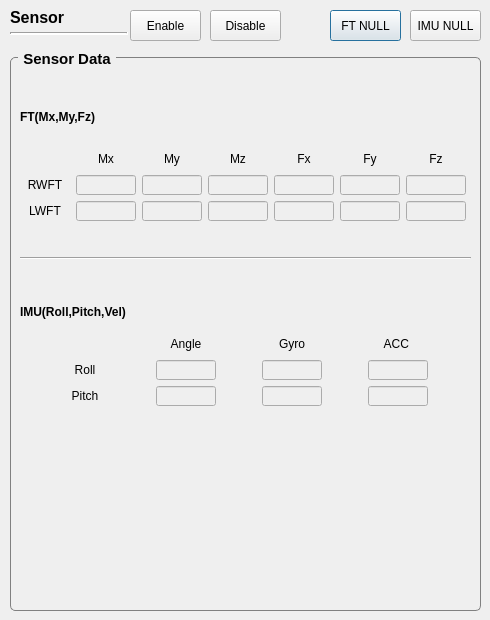
<?xml version="1.0" encoding="UTF-8"?>
<ui version="4.0">
 <class>SensorDialog</class>
 <widget class="QDialog" name="SensorDialog">
  <property name="geometry">
   <rect>
    <x>0</x>
    <y>0</y>
    <width>490</width>
    <height>620</height>
   </rect>
  </property>
  <property name="windowTitle">
   <string>Dialog</string>
  </property>
  <widget class="QGroupBox" name="groupBox">
   <property name="geometry">
    <rect>
     <x>10</x>
     <y>50</y>
     <width>471</width>
     <height>561</height>
    </rect>
   </property>
   <property name="font">
    <font>
     <pointsize>11</pointsize>
     <weight>75</weight>
     <bold>true</bold>
    </font>
   </property>
   <property name="styleSheet">
    <string notr="true">QGroupBox {
    border: 1px solid gray;
    border-radius: 5px;
    margin-top: 7px;
}

QGroupBox::title {
    subcontrol-origin: margin;
    left: 8px;
    padding: 0 3px 0 3px;
}

</string>
   </property>
   <property name="title">
    <string>Sensor Data</string>
   </property>
   <widget class="Line" name="line_2">
    <property name="geometry">
     <rect>
      <x>10</x>
      <y>200</y>
      <width>451</width>
      <height>16</height>
     </rect>
    </property>
    <property name="orientation">
     <enum>Qt::Horizontal</enum>
    </property>
   </widget>
   <widget class="QWidget" name="">
    <property name="geometry">
     <rect>
      <x>10</x>
      <y>245</y>
      <width>451</width>
      <height>111</height>
     </rect>
    </property>
    <layout class="QVBoxLayout" name="verticalLayout">
     <item>
      <widget class="QLabel" name="label_63">
       <property name="font">
        <font>
         <pointsize>9</pointsize>
         <weight>75</weight>
         <bold>true</bold>
        </font>
       </property>
       <property name="text">
        <string>IMU(Roll,Pitch,Vel)</string>
       </property>
       <property name="alignment">
        <set>Qt::AlignLeading|Qt::AlignLeft|Qt::AlignVCenter</set>
       </property>
      </widget>
     </item>
     <item>
      <layout class="QGridLayout" name="gridLayout_15">
       <item row="3" column="1">
        <widget class="QLineEdit" name="LE_SENSOR_CIMU_PITCH">
         <property name="enabled">
          <bool>false</bool>
         </property>
         <property name="sizePolicy">
          <sizepolicy hsizetype="Fixed" vsizetype="Fixed">
           <horstretch>0</horstretch>
           <verstretch>0</verstretch>
          </sizepolicy>
         </property>
         <property name="minimumSize">
          <size>
           <width>60</width>
           <height>20</height>
          </size>
         </property>
         <property name="maximumSize">
          <size>
           <width>60</width>
           <height>20</height>
          </size>
         </property>
         <property name="font">
          <font>
           <pointsize>9</pointsize>
          </font>
         </property>
         <property name="alignment">
          <set>Qt::AlignRight|Qt::AlignTrailing|Qt::AlignVCenter</set>
         </property>
         <property name="readOnly">
          <bool>true</bool>
         </property>
        </widget>
       </item>
       <item row="3" column="2">
        <widget class="QLineEdit" name="LE_SENSOR_CIMU_PITCH_VEL">
         <property name="enabled">
          <bool>false</bool>
         </property>
         <property name="sizePolicy">
          <sizepolicy hsizetype="Fixed" vsizetype="Fixed">
           <horstretch>0</horstretch>
           <verstretch>0</verstretch>
          </sizepolicy>
         </property>
         <property name="minimumSize">
          <size>
           <width>60</width>
           <height>20</height>
          </size>
         </property>
         <property name="maximumSize">
          <size>
           <width>60</width>
           <height>20</height>
          </size>
         </property>
         <property name="font">
          <font>
           <pointsize>9</pointsize>
          </font>
         </property>
         <property name="alignment">
          <set>Qt::AlignRight|Qt::AlignTrailing|Qt::AlignVCenter</set>
         </property>
         <property name="readOnly">
          <bool>true</bool>
         </property>
        </widget>
       </item>
       <item row="3" column="0">
        <widget class="QLabel" name="label_53">
         <property name="sizePolicy">
          <sizepolicy hsizetype="Fixed" vsizetype="Fixed">
           <horstretch>0</horstretch>
           <verstretch>0</verstretch>
          </sizepolicy>
         </property>
         <property name="minimumSize">
          <size>
           <width>50</width>
           <height>20</height>
          </size>
         </property>
         <property name="maximumSize">
          <size>
           <width>50</width>
           <height>20</height>
          </size>
         </property>
         <property name="font">
          <font>
           <pointsize>9</pointsize>
          </font>
         </property>
         <property name="text">
          <string>Pitch</string>
         </property>
         <property name="alignment">
          <set>Qt::AlignCenter</set>
         </property>
        </widget>
       </item>
       <item row="3" column="3">
        <widget class="QLineEdit" name="LE_SENSOR_CIMU_PITCH_ACC">
         <property name="enabled">
          <bool>false</bool>
         </property>
         <property name="sizePolicy">
          <sizepolicy hsizetype="Fixed" vsizetype="Fixed">
           <horstretch>0</horstretch>
           <verstretch>0</verstretch>
          </sizepolicy>
         </property>
         <property name="minimumSize">
          <size>
           <width>60</width>
           <height>20</height>
          </size>
         </property>
         <property name="maximumSize">
          <size>
           <width>60</width>
           <height>20</height>
          </size>
         </property>
         <property name="font">
          <font>
           <pointsize>9</pointsize>
          </font>
         </property>
         <property name="alignment">
          <set>Qt::AlignRight|Qt::AlignTrailing|Qt::AlignVCenter</set>
         </property>
         <property name="readOnly">
          <bool>true</bool>
         </property>
        </widget>
       </item>
       <item row="0" column="3">
        <widget class="QLabel" name="label_60">
         <property name="sizePolicy">
          <sizepolicy hsizetype="Fixed" vsizetype="Fixed">
           <horstretch>0</horstretch>
           <verstretch>0</verstretch>
          </sizepolicy>
         </property>
         <property name="minimumSize">
          <size>
           <width>60</width>
           <height>20</height>
          </size>
         </property>
         <property name="maximumSize">
          <size>
           <width>60</width>
           <height>20</height>
          </size>
         </property>
         <property name="font">
          <font>
           <pointsize>9</pointsize>
          </font>
         </property>
         <property name="text">
          <string>ACC </string>
         </property>
         <property name="alignment">
          <set>Qt::AlignCenter</set>
         </property>
        </widget>
       </item>
       <item row="0" column="1">
        <widget class="QLabel" name="label_52">
         <property name="sizePolicy">
          <sizepolicy hsizetype="Fixed" vsizetype="Fixed">
           <horstretch>0</horstretch>
           <verstretch>0</verstretch>
          </sizepolicy>
         </property>
         <property name="minimumSize">
          <size>
           <width>60</width>
           <height>20</height>
          </size>
         </property>
         <property name="maximumSize">
          <size>
           <width>60</width>
           <height>20</height>
          </size>
         </property>
         <property name="font">
          <font>
           <pointsize>9</pointsize>
          </font>
         </property>
         <property name="text">
          <string>Angle</string>
         </property>
         <property name="alignment">
          <set>Qt::AlignCenter</set>
         </property>
        </widget>
       </item>
       <item row="1" column="0" rowspan="2">
        <widget class="QLabel" name="label_54">
         <property name="sizePolicy">
          <sizepolicy hsizetype="Fixed" vsizetype="Fixed">
           <horstretch>0</horstretch>
           <verstretch>0</verstretch>
          </sizepolicy>
         </property>
         <property name="minimumSize">
          <size>
           <width>50</width>
           <height>20</height>
          </size>
         </property>
         <property name="maximumSize">
          <size>
           <width>50</width>
           <height>20</height>
          </size>
         </property>
         <property name="font">
          <font>
           <pointsize>9</pointsize>
          </font>
         </property>
         <property name="text">
          <string>Roll</string>
         </property>
         <property name="alignment">
          <set>Qt::AlignCenter</set>
         </property>
        </widget>
       </item>
       <item row="1" column="1" rowspan="2">
        <widget class="QLineEdit" name="LE_SENSOR_CIMU_ROLL">
         <property name="enabled">
          <bool>false</bool>
         </property>
         <property name="sizePolicy">
          <sizepolicy hsizetype="Fixed" vsizetype="Fixed">
           <horstretch>0</horstretch>
           <verstretch>0</verstretch>
          </sizepolicy>
         </property>
         <property name="minimumSize">
          <size>
           <width>60</width>
           <height>20</height>
          </size>
         </property>
         <property name="maximumSize">
          <size>
           <width>60</width>
           <height>20</height>
          </size>
         </property>
         <property name="font">
          <font>
           <pointsize>9</pointsize>
          </font>
         </property>
         <property name="alignment">
          <set>Qt::AlignRight|Qt::AlignTrailing|Qt::AlignVCenter</set>
         </property>
         <property name="readOnly">
          <bool>true</bool>
         </property>
        </widget>
       </item>
       <item row="1" column="2" rowspan="2">
        <widget class="QLineEdit" name="LE_SENSOR_CIMU_ROLL_VEL">
         <property name="enabled">
          <bool>false</bool>
         </property>
         <property name="sizePolicy">
          <sizepolicy hsizetype="Fixed" vsizetype="Fixed">
           <horstretch>0</horstretch>
           <verstretch>0</verstretch>
          </sizepolicy>
         </property>
         <property name="minimumSize">
          <size>
           <width>60</width>
           <height>20</height>
          </size>
         </property>
         <property name="maximumSize">
          <size>
           <width>60</width>
           <height>20</height>
          </size>
         </property>
         <property name="font">
          <font>
           <pointsize>9</pointsize>
          </font>
         </property>
         <property name="alignment">
          <set>Qt::AlignRight|Qt::AlignTrailing|Qt::AlignVCenter</set>
         </property>
         <property name="readOnly">
          <bool>true</bool>
         </property>
        </widget>
       </item>
       <item row="1" column="3" rowspan="2">
        <widget class="QLineEdit" name="LE_SENSOR_CIMU_ROLL_ACC">
         <property name="enabled">
          <bool>false</bool>
         </property>
         <property name="sizePolicy">
          <sizepolicy hsizetype="Fixed" vsizetype="Fixed">
           <horstretch>0</horstretch>
           <verstretch>0</verstretch>
          </sizepolicy>
         </property>
         <property name="minimumSize">
          <size>
           <width>60</width>
           <height>20</height>
          </size>
         </property>
         <property name="maximumSize">
          <size>
           <width>60</width>
           <height>20</height>
          </size>
         </property>
         <property name="font">
          <font>
           <pointsize>9</pointsize>
          </font>
         </property>
         <property name="alignment">
          <set>Qt::AlignRight|Qt::AlignTrailing|Qt::AlignVCenter</set>
         </property>
         <property name="readOnly">
          <bool>true</bool>
         </property>
        </widget>
       </item>
       <item row="0" column="2">
        <widget class="QLabel" name="label_49">
         <property name="sizePolicy">
          <sizepolicy hsizetype="Fixed" vsizetype="Fixed">
           <horstretch>0</horstretch>
           <verstretch>0</verstretch>
          </sizepolicy>
         </property>
         <property name="minimumSize">
          <size>
           <width>60</width>
           <height>20</height>
          </size>
         </property>
         <property name="maximumSize">
          <size>
           <width>60</width>
           <height>20</height>
          </size>
         </property>
         <property name="font">
          <font>
           <pointsize>9</pointsize>
          </font>
         </property>
         <property name="text">
          <string>Gyro</string>
         </property>
         <property name="alignment">
          <set>Qt::AlignCenter</set>
         </property>
        </widget>
       </item>
      </layout>
     </item>
    </layout>
   </widget>
   <widget class="QWidget" name="">
    <property name="geometry">
     <rect>
      <x>10</x>
      <y>40</y>
      <width>450</width>
      <height>131</height>
     </rect>
    </property>
    <layout class="QVBoxLayout" name="verticalLayout_2">
     <item>
      <widget class="QLabel" name="label_62">
       <property name="font">
        <font>
         <pointsize>9</pointsize>
         <weight>75</weight>
         <bold>true</bold>
        </font>
       </property>
       <property name="text">
        <string>FT(Mx,My,Fz)</string>
       </property>
       <property name="alignment">
        <set>Qt::AlignLeading|Qt::AlignLeft|Qt::AlignVCenter</set>
       </property>
      </widget>
     </item>
     <item>
      <layout class="QGridLayout" name="gridLayout_12">
       <item row="2" column="2">
        <widget class="QLineEdit" name="LE_SENSOR_LWFT_MY">
         <property name="enabled">
          <bool>false</bool>
         </property>
         <property name="sizePolicy">
          <sizepolicy hsizetype="Fixed" vsizetype="Fixed">
           <horstretch>0</horstretch>
           <verstretch>0</verstretch>
          </sizepolicy>
         </property>
         <property name="minimumSize">
          <size>
           <width>60</width>
           <height>20</height>
          </size>
         </property>
         <property name="maximumSize">
          <size>
           <width>60</width>
           <height>20</height>
          </size>
         </property>
         <property name="font">
          <font>
           <pointsize>9</pointsize>
          </font>
         </property>
         <property name="alignment">
          <set>Qt::AlignRight|Qt::AlignTrailing|Qt::AlignVCenter</set>
         </property>
         <property name="readOnly">
          <bool>true</bool>
         </property>
        </widget>
       </item>
       <item row="0" column="5">
        <widget class="QLabel" name="label_43">
         <property name="sizePolicy">
          <sizepolicy hsizetype="Fixed" vsizetype="Fixed">
           <horstretch>0</horstretch>
           <verstretch>0</verstretch>
          </sizepolicy>
         </property>
         <property name="minimumSize">
          <size>
           <width>60</width>
           <height>20</height>
          </size>
         </property>
         <property name="maximumSize">
          <size>
           <width>60</width>
           <height>20</height>
          </size>
         </property>
         <property name="font">
          <font>
           <pointsize>9</pointsize>
          </font>
         </property>
         <property name="text">
          <string>Fy</string>
         </property>
         <property name="alignment">
          <set>Qt::AlignCenter</set>
         </property>
        </widget>
       </item>
       <item row="0" column="3">
        <widget class="QLabel" name="label_32">
         <property name="sizePolicy">
          <sizepolicy hsizetype="Fixed" vsizetype="Fixed">
           <horstretch>0</horstretch>
           <verstretch>0</verstretch>
          </sizepolicy>
         </property>
         <property name="minimumSize">
          <size>
           <width>60</width>
           <height>20</height>
          </size>
         </property>
         <property name="maximumSize">
          <size>
           <width>60</width>
           <height>20</height>
          </size>
         </property>
         <property name="font">
          <font>
           <pointsize>9</pointsize>
          </font>
         </property>
         <property name="text">
          <string>Mz</string>
         </property>
         <property name="alignment">
          <set>Qt::AlignCenter</set>
         </property>
        </widget>
       </item>
       <item row="2" column="3">
        <widget class="QLineEdit" name="LE_SENSOR_LWFT_MZ">
         <property name="enabled">
          <bool>false</bool>
         </property>
         <property name="sizePolicy">
          <sizepolicy hsizetype="Fixed" vsizetype="Fixed">
           <horstretch>0</horstretch>
           <verstretch>0</verstretch>
          </sizepolicy>
         </property>
         <property name="minimumSize">
          <size>
           <width>60</width>
           <height>20</height>
          </size>
         </property>
         <property name="maximumSize">
          <size>
           <width>60</width>
           <height>20</height>
          </size>
         </property>
         <property name="font">
          <font>
           <pointsize>9</pointsize>
          </font>
         </property>
         <property name="alignment">
          <set>Qt::AlignRight|Qt::AlignTrailing|Qt::AlignVCenter</set>
         </property>
         <property name="readOnly">
          <bool>true</bool>
         </property>
        </widget>
       </item>
       <item row="0" column="4">
        <widget class="QLabel" name="label_61">
         <property name="sizePolicy">
          <sizepolicy hsizetype="Fixed" vsizetype="Fixed">
           <horstretch>0</horstretch>
           <verstretch>0</verstretch>
          </sizepolicy>
         </property>
         <property name="minimumSize">
          <size>
           <width>60</width>
           <height>20</height>
          </size>
         </property>
         <property name="maximumSize">
          <size>
           <width>60</width>
           <height>20</height>
          </size>
         </property>
         <property name="font">
          <font>
           <pointsize>9</pointsize>
          </font>
         </property>
         <property name="text">
          <string>Fx</string>
         </property>
         <property name="alignment">
          <set>Qt::AlignCenter</set>
         </property>
        </widget>
       </item>
       <item row="1" column="5">
        <widget class="QLineEdit" name="LE_SENSOR_RWFT_FY">
         <property name="enabled">
          <bool>false</bool>
         </property>
         <property name="sizePolicy">
          <sizepolicy hsizetype="Fixed" vsizetype="Fixed">
           <horstretch>0</horstretch>
           <verstretch>0</verstretch>
          </sizepolicy>
         </property>
         <property name="minimumSize">
          <size>
           <width>60</width>
           <height>20</height>
          </size>
         </property>
         <property name="maximumSize">
          <size>
           <width>60</width>
           <height>20</height>
          </size>
         </property>
         <property name="font">
          <font>
           <pointsize>9</pointsize>
          </font>
         </property>
         <property name="alignment">
          <set>Qt::AlignRight|Qt::AlignTrailing|Qt::AlignVCenter</set>
         </property>
         <property name="readOnly">
          <bool>true</bool>
         </property>
        </widget>
       </item>
       <item row="1" column="4">
        <widget class="QLineEdit" name="LE_SENSOR_RWFT_FX">
         <property name="enabled">
          <bool>false</bool>
         </property>
         <property name="sizePolicy">
          <sizepolicy hsizetype="Fixed" vsizetype="Fixed">
           <horstretch>0</horstretch>
           <verstretch>0</verstretch>
          </sizepolicy>
         </property>
         <property name="minimumSize">
          <size>
           <width>60</width>
           <height>20</height>
          </size>
         </property>
         <property name="maximumSize">
          <size>
           <width>60</width>
           <height>20</height>
          </size>
         </property>
         <property name="font">
          <font>
           <pointsize>9</pointsize>
          </font>
         </property>
         <property name="alignment">
          <set>Qt::AlignRight|Qt::AlignTrailing|Qt::AlignVCenter</set>
         </property>
         <property name="readOnly">
          <bool>true</bool>
         </property>
        </widget>
       </item>
       <item row="2" column="5">
        <widget class="QLineEdit" name="LE_SENSOR_LWFT_FY">
         <property name="enabled">
          <bool>false</bool>
         </property>
         <property name="sizePolicy">
          <sizepolicy hsizetype="Fixed" vsizetype="Fixed">
           <horstretch>0</horstretch>
           <verstretch>0</verstretch>
          </sizepolicy>
         </property>
         <property name="minimumSize">
          <size>
           <width>60</width>
           <height>20</height>
          </size>
         </property>
         <property name="maximumSize">
          <size>
           <width>60</width>
           <height>20</height>
          </size>
         </property>
         <property name="font">
          <font>
           <pointsize>9</pointsize>
          </font>
         </property>
         <property name="alignment">
          <set>Qt::AlignRight|Qt::AlignTrailing|Qt::AlignVCenter</set>
         </property>
         <property name="readOnly">
          <bool>true</bool>
         </property>
        </widget>
       </item>
       <item row="2" column="4">
        <widget class="QLineEdit" name="LE_SENSOR_LWFT_FX">
         <property name="enabled">
          <bool>false</bool>
         </property>
         <property name="sizePolicy">
          <sizepolicy hsizetype="Fixed" vsizetype="Fixed">
           <horstretch>0</horstretch>
           <verstretch>0</verstretch>
          </sizepolicy>
         </property>
         <property name="minimumSize">
          <size>
           <width>60</width>
           <height>20</height>
          </size>
         </property>
         <property name="maximumSize">
          <size>
           <width>60</width>
           <height>20</height>
          </size>
         </property>
         <property name="font">
          <font>
           <pointsize>9</pointsize>
          </font>
         </property>
         <property name="alignment">
          <set>Qt::AlignRight|Qt::AlignTrailing|Qt::AlignVCenter</set>
         </property>
         <property name="readOnly">
          <bool>true</bool>
         </property>
        </widget>
       </item>
       <item row="2" column="6">
        <widget class="QLineEdit" name="LE_SENSOR_LWFT_FZ">
         <property name="enabled">
          <bool>false</bool>
         </property>
         <property name="sizePolicy">
          <sizepolicy hsizetype="Fixed" vsizetype="Fixed">
           <horstretch>0</horstretch>
           <verstretch>0</verstretch>
          </sizepolicy>
         </property>
         <property name="minimumSize">
          <size>
           <width>60</width>
           <height>20</height>
          </size>
         </property>
         <property name="maximumSize">
          <size>
           <width>60</width>
           <height>20</height>
          </size>
         </property>
         <property name="font">
          <font>
           <pointsize>9</pointsize>
          </font>
         </property>
         <property name="alignment">
          <set>Qt::AlignRight|Qt::AlignTrailing|Qt::AlignVCenter</set>
         </property>
         <property name="readOnly">
          <bool>true</bool>
         </property>
        </widget>
       </item>
       <item row="2" column="1">
        <widget class="QLineEdit" name="LE_SENSOR_LWFT_MX">
         <property name="enabled">
          <bool>false</bool>
         </property>
         <property name="sizePolicy">
          <sizepolicy hsizetype="Fixed" vsizetype="Fixed">
           <horstretch>0</horstretch>
           <verstretch>0</verstretch>
          </sizepolicy>
         </property>
         <property name="minimumSize">
          <size>
           <width>60</width>
           <height>20</height>
          </size>
         </property>
         <property name="maximumSize">
          <size>
           <width>60</width>
           <height>20</height>
          </size>
         </property>
         <property name="font">
          <font>
           <pointsize>9</pointsize>
          </font>
         </property>
         <property name="alignment">
          <set>Qt::AlignRight|Qt::AlignTrailing|Qt::AlignVCenter</set>
         </property>
         <property name="readOnly">
          <bool>true</bool>
         </property>
        </widget>
       </item>
       <item row="1" column="2">
        <widget class="QLineEdit" name="LE_SENSOR_RWFT_MY">
         <property name="enabled">
          <bool>false</bool>
         </property>
         <property name="sizePolicy">
          <sizepolicy hsizetype="Fixed" vsizetype="Fixed">
           <horstretch>0</horstretch>
           <verstretch>0</verstretch>
          </sizepolicy>
         </property>
         <property name="minimumSize">
          <size>
           <width>60</width>
           <height>20</height>
          </size>
         </property>
         <property name="maximumSize">
          <size>
           <width>60</width>
           <height>20</height>
          </size>
         </property>
         <property name="font">
          <font>
           <pointsize>9</pointsize>
          </font>
         </property>
         <property name="alignment">
          <set>Qt::AlignRight|Qt::AlignTrailing|Qt::AlignVCenter</set>
         </property>
         <property name="readOnly">
          <bool>true</bool>
         </property>
        </widget>
       </item>
       <item row="0" column="6">
        <widget class="QLabel" name="label_42">
         <property name="sizePolicy">
          <sizepolicy hsizetype="Fixed" vsizetype="Fixed">
           <horstretch>0</horstretch>
           <verstretch>0</verstretch>
          </sizepolicy>
         </property>
         <property name="minimumSize">
          <size>
           <width>60</width>
           <height>20</height>
          </size>
         </property>
         <property name="maximumSize">
          <size>
           <width>60</width>
           <height>20</height>
          </size>
         </property>
         <property name="font">
          <font>
           <pointsize>9</pointsize>
          </font>
         </property>
         <property name="text">
          <string>Fz</string>
         </property>
         <property name="alignment">
          <set>Qt::AlignCenter</set>
         </property>
        </widget>
       </item>
       <item row="0" column="2">
        <widget class="QLabel" name="label_31">
         <property name="sizePolicy">
          <sizepolicy hsizetype="Fixed" vsizetype="Fixed">
           <horstretch>0</horstretch>
           <verstretch>0</verstretch>
          </sizepolicy>
         </property>
         <property name="minimumSize">
          <size>
           <width>60</width>
           <height>20</height>
          </size>
         </property>
         <property name="maximumSize">
          <size>
           <width>60</width>
           <height>20</height>
          </size>
         </property>
         <property name="font">
          <font>
           <pointsize>9</pointsize>
          </font>
         </property>
         <property name="text">
          <string>My</string>
         </property>
         <property name="alignment">
          <set>Qt::AlignCenter</set>
         </property>
        </widget>
       </item>
       <item row="1" column="1">
        <widget class="QLineEdit" name="LE_SENSOR_RWFT_MX">
         <property name="enabled">
          <bool>false</bool>
         </property>
         <property name="sizePolicy">
          <sizepolicy hsizetype="Fixed" vsizetype="Fixed">
           <horstretch>0</horstretch>
           <verstretch>0</verstretch>
          </sizepolicy>
         </property>
         <property name="minimumSize">
          <size>
           <width>60</width>
           <height>20</height>
          </size>
         </property>
         <property name="maximumSize">
          <size>
           <width>60</width>
           <height>20</height>
          </size>
         </property>
         <property name="font">
          <font>
           <pointsize>9</pointsize>
          </font>
         </property>
         <property name="alignment">
          <set>Qt::AlignRight|Qt::AlignTrailing|Qt::AlignVCenter</set>
         </property>
         <property name="readOnly">
          <bool>true</bool>
         </property>
        </widget>
       </item>
       <item row="1" column="3">
        <widget class="QLineEdit" name="LE_SENSOR_RWFT_MZ">
         <property name="enabled">
          <bool>false</bool>
         </property>
         <property name="sizePolicy">
          <sizepolicy hsizetype="Fixed" vsizetype="Fixed">
           <horstretch>0</horstretch>
           <verstretch>0</verstretch>
          </sizepolicy>
         </property>
         <property name="minimumSize">
          <size>
           <width>60</width>
           <height>20</height>
          </size>
         </property>
         <property name="maximumSize">
          <size>
           <width>60</width>
           <height>20</height>
          </size>
         </property>
         <property name="font">
          <font>
           <pointsize>9</pointsize>
          </font>
         </property>
         <property name="alignment">
          <set>Qt::AlignRight|Qt::AlignTrailing|Qt::AlignVCenter</set>
         </property>
         <property name="readOnly">
          <bool>true</bool>
         </property>
        </widget>
       </item>
       <item row="0" column="1">
        <widget class="QLabel" name="label_44">
         <property name="sizePolicy">
          <sizepolicy hsizetype="Fixed" vsizetype="Fixed">
           <horstretch>0</horstretch>
           <verstretch>0</verstretch>
          </sizepolicy>
         </property>
         <property name="minimumSize">
          <size>
           <width>60</width>
           <height>20</height>
          </size>
         </property>
         <property name="maximumSize">
          <size>
           <width>60</width>
           <height>20</height>
          </size>
         </property>
         <property name="font">
          <font>
           <pointsize>9</pointsize>
          </font>
         </property>
         <property name="text">
          <string>Mx</string>
         </property>
         <property name="alignment">
          <set>Qt::AlignCenter</set>
         </property>
        </widget>
       </item>
       <item row="1" column="0">
        <widget class="QLabel" name="label_45">
         <property name="minimumSize">
          <size>
           <width>50</width>
           <height>20</height>
          </size>
         </property>
         <property name="maximumSize">
          <size>
           <width>50</width>
           <height>20</height>
          </size>
         </property>
         <property name="font">
          <font>
           <pointsize>9</pointsize>
          </font>
         </property>
         <property name="text">
          <string>RWFT</string>
         </property>
         <property name="alignment">
          <set>Qt::AlignCenter</set>
         </property>
        </widget>
       </item>
       <item row="2" column="0">
        <widget class="QLabel" name="label_39">
         <property name="minimumSize">
          <size>
           <width>50</width>
           <height>20</height>
          </size>
         </property>
         <property name="maximumSize">
          <size>
           <width>50</width>
           <height>20</height>
          </size>
         </property>
         <property name="font">
          <font>
           <pointsize>9</pointsize>
          </font>
         </property>
         <property name="text">
          <string>LWFT</string>
         </property>
         <property name="alignment">
          <set>Qt::AlignCenter</set>
         </property>
        </widget>
       </item>
       <item row="1" column="6">
        <widget class="QLineEdit" name="LE_SENSOR_RWFT_FZ">
         <property name="enabled">
          <bool>false</bool>
         </property>
         <property name="sizePolicy">
          <sizepolicy hsizetype="Fixed" vsizetype="Fixed">
           <horstretch>0</horstretch>
           <verstretch>0</verstretch>
          </sizepolicy>
         </property>
         <property name="minimumSize">
          <size>
           <width>60</width>
           <height>20</height>
          </size>
         </property>
         <property name="maximumSize">
          <size>
           <width>60</width>
           <height>20</height>
          </size>
         </property>
         <property name="font">
          <font>
           <pointsize>9</pointsize>
          </font>
         </property>
         <property name="alignment">
          <set>Qt::AlignRight|Qt::AlignTrailing|Qt::AlignVCenter</set>
         </property>
         <property name="readOnly">
          <bool>true</bool>
         </property>
        </widget>
       </item>
      </layout>
     </item>
    </layout>
   </widget>
  </widget>
  <widget class="QLabel" name="label">
   <property name="geometry">
    <rect>
     <x>10</x>
     <y>2</y>
     <width>131</width>
     <height>31</height>
    </rect>
   </property>
   <property name="font">
    <font>
     <pointsize>12</pointsize>
     <weight>75</weight>
     <bold>true</bold>
    </font>
   </property>
   <property name="text">
    <string>Sensor</string>
   </property>
  </widget>
  <widget class="Line" name="line">
   <property name="geometry">
    <rect>
     <x>10</x>
     <y>32</y>
     <width>118</width>
     <height>3</height>
    </rect>
   </property>
   <property name="font">
    <font>
     <pointsize>9</pointsize>
    </font>
   </property>
   <property name="lineWidth">
    <number>2</number>
   </property>
   <property name="orientation">
    <enum>Qt::Horizontal</enum>
   </property>
  </widget>
  <widget class="QPushButton" name="BTN_SENSOR_FT_NULL">
   <property name="geometry">
    <rect>
     <x>330</x>
     <y>10</y>
     <width>71</width>
     <height>31</height>
    </rect>
   </property>
   <property name="font">
    <font>
     <pointsize>9</pointsize>
    </font>
   </property>
   <property name="text">
    <string>FT NULL</string>
   </property>
  </widget>
  <widget class="QPushButton" name="BTN_SENSOR_IMU_NULL">
   <property name="geometry">
    <rect>
     <x>410</x>
     <y>10</y>
     <width>71</width>
     <height>31</height>
    </rect>
   </property>
   <property name="font">
    <font>
     <pointsize>9</pointsize>
    </font>
   </property>
   <property name="text">
    <string>IMU NULL</string>
   </property>
  </widget>
  <widget class="QPushButton" name="BTN_SENSOR_ENABLE">
   <property name="geometry">
    <rect>
     <x>130</x>
     <y>10</y>
     <width>71</width>
     <height>31</height>
    </rect>
   </property>
   <property name="font">
    <font>
     <pointsize>9</pointsize>
    </font>
   </property>
   <property name="text">
    <string>Enable</string>
   </property>
  </widget>
  <widget class="QPushButton" name="BTN_SENSOR_DISABLE">
   <property name="geometry">
    <rect>
     <x>210</x>
     <y>10</y>
     <width>71</width>
     <height>31</height>
    </rect>
   </property>
   <property name="font">
    <font>
     <pointsize>9</pointsize>
    </font>
   </property>
   <property name="text">
    <string>Disable</string>
   </property>
  </widget>
 </widget>
 <resources/>
 <connections/>
</ui>
